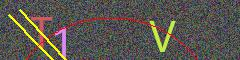
#> input picture test20201027/pic/6.jpg, 240 x 60 px, found by its file name
$ python 2.wrapAffine.py
#> lines starting #> are read from the running program, lines starting #| are printed output that depends on the picture
import cv2
import numpy

'图像仿射变换'
# 图像仿射变换，就是对图像进行平移、旋转、镜像、倾斜操作
# 图像仿射变换的是：通过一个仿射变换矩阵对原始的图像，进行仿射变换
img = cv2.imread("../images/6.jpg")
#> img is the input picture: shape (60, 240, 3); mean B, G, R 78.6, 85.3, 89.1
rows, cols, channels = img.shape
#> rows = 60; cols = 240; channels = 3

# 1.创建仿射变换矩阵
# 1）平移
M0 = numpy.float32([[1, 0, 0], [0, 1, 0]])
# 1）平移
M1 = numpy.float32([[1, 0, 20], [0, 1, 80]])  # 沿x轴平移+20，沿y轴平移+80
# M1 = numpy.float32([[1, 0, 20], [0, 1, 80]])  # 沿x轴平移+20，沿y轴平移+80
# 2）缩放
M2 = numpy.float32([[0.8, 0, 0], [0, 0.5, 0]])  # x轴变为0.8倍，y轴变为0.5倍
# 3）旋转：调用getRotationMatrix2D()获取仿射矩阵

# center是旋转的中心点；
# angle是旋转角度(正数表示逆时针)，如angle = 15
# 表示逆时针旋转15度；
# scale标量是缩放因子，0.5
# 表示缩小，2
# 表示放大一倍，-2
# 表示放大一倍后再做(上下 + 左右)
# 翻转。
# M30 = numpy.float32([[1, 0, 0], [0, 1, 0]])#
M30 = numpy.float32([[numpy.sqrt(3) / 2, 0.5, 0], [-0.5, numpy.sqrt(3) / 2, 0]])  #
# M3 = cv2.getRotationMatrix2D(center=(0,0), angle=0, scale=0.5)
M3 = cv2.getRotationMatrix2D((cols // 2, rows // 2), 45, scale=0.8)  # angle=45表示逆时针旋转45度。scale=0.5表示缩小到原来的一半。
# 4）倾斜
M4 = numpy.float32([[1, 0.5, 0], [0, 1, 0]])  # 沿x轴倾斜0.5倍
M5 = numpy.float32([[1, 0, 0], [0.5, 1, 0]])  # 沿y轴倾斜0.5倍
# 5）翻转/镜像
# M6 = numpy.float32([[-1, 0, cols], [0, 1, 0]])  # 绕y转翻转，沿x轴平移cols个像素单位
M6 = numpy.float32([[1, 0, 0], [0, -1, rows]])  # 绕x转翻转，沿y轴平移rows个像素单位
#> M6 = [[1, 0, 0], [0, -1, 60]]
M7 = numpy.float32([[-1, 0, cols], [0, -1, rows]])  # 绕y转翻转、绕x转翻转，最后沿x轴平移cols个像素单位、沿y轴平移rows个像素单位
#> M7 = [[-1, 0, 240], [0, -1, 60]]

# 2.进行仿射变换
# M: 仿射变换矩阵
# dsize: 指定输出图片的大小
dst0 = cv2.warpAffine(img, M0, dsize=(cols, rows))  # 平移
dst1 = cv2.warpAffine(img, M1, dsize=(cols, rows))  # 平移
#> dst1: shape (60, 240, 3); every value is 0
dst2 = cv2.warpAffine(img, M2, dsize=(cols, rows))  # 缩放
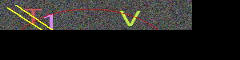
#> dst2: shape (60, 240, 3); mean B, G, R 31.5, 34.1, 35.7
dst30 = cv2.warpAffine(img, M30, dsize=(cols, rows))  # 旋转
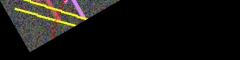
#> dst30: shape (60, 240, 3); mean B, G, R 17.1, 20.9, 22.5
dst3 = cv2.warpAffine(img, M3, dsize=(cols, rows))  # 旋转
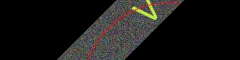
#> dst3: shape (60, 240, 3); mean B, G, R 21.9, 23.5, 24.5
dst4 = cv2.warpAffine(img, M4, dsize=(cols * 2, rows * 2))  # 倾斜
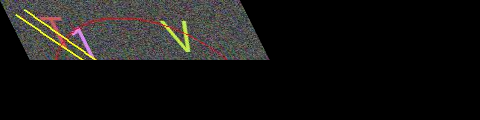
#> dst4: shape (120, 480, 3); mean B, G, R 19.7, 21.4, 22.3
dst5 = cv2.warpAffine(img, M5, dsize=(cols * 2, rows * 2))  # 倾斜
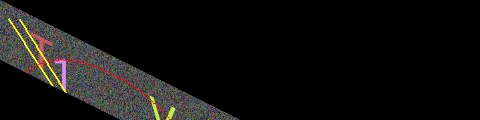
#> dst5: shape (120, 480, 3); mean B, G, R 14.8, 16.2, 17.1
dst6 = cv2.warpAffine(img, M6, dsize=(cols, rows))  # 翻转/镜像
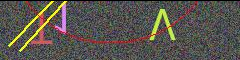
#> dst6: shape (60, 240, 3); mean B, G, R 77.3, 83.9, 87.7
dst7 = cv2.warpAffine(img, M7, dsize=(cols, rows))  # 翻转/镜像
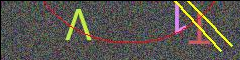
#> dst7: shape (60, 240, 3); mean B, G, R 76.9, 83.6, 87.4

cv2.imshow("img pic", img)
# [4 lines of commented-out code are left out]
cv2.imshow("dst3 pic", dst3)
# [4 lines of commented-out code are left out]
cv2.waitKey(0)
cv2.destroyAllWindows()

$ run again, with test20201027/pic/1.jpg copied over test20201027/pic/6.jpg
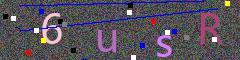
#> input picture test20201027/pic/1.jpg, 240 x 60 px, found by its file name
#> img is the input picture: shape (60, 240, 3); mean B, G, R 92.3, 81, 87.1
#> dst1: shape (60, 240, 3); every value is 0
#> `dst5 = cv2.warpAffine(img, M5, dsize=(cols * 2, rows * 2))`:
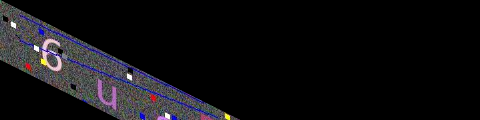
#> dst5: shape (120, 480, 3); mean B, G, R 17.5, 15.2, 16
#> `dst7 = cv2.warpAffine(img, M7, dsize=(cols, rows))`:
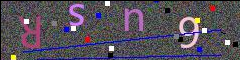
#> dst7: shape (60, 240, 3); mean B, G, R 90.5, 79.4, 85.5

$ run again, with test20201027/pic/2.jpg copied over test20201027/pic/6.jpg
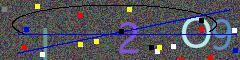
#> input picture test20201027/pic/2.jpg, 240 x 60 px, found by its file name
#> img is the input picture: shape (60, 240, 3); mean B, G, R 91.3, 81.6, 82
#> dst1: shape (60, 240, 3); every value is 0
#> `dst7 = cv2.warpAffine(img, M7, dsize=(cols, rows))`:
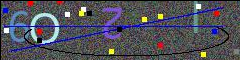
#> dst7: shape (60, 240, 3); mean B, G, R 89.7, 80, 80.4
